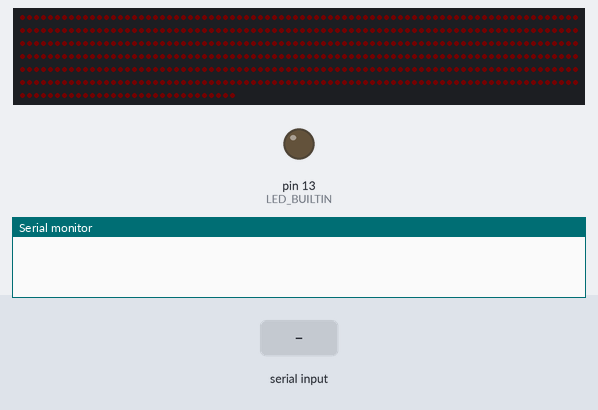
Simulated run of this sketch. Board: Arduino Uno, built with avr-gcc and run on an emulated ATmega328P. Parts: 511 RGB LEDs in strip order, left to right, continuing on the next row, output pins drawn as LEDs (lit = HIGH), the last lines printed to the serial monitor. Inputs (shaded band) come from the test bench. Dim RGB values are drawn brighter than linear.

Above: at 16.34 s.
17.7 s: "1" received over Serial
At 20.4 s:
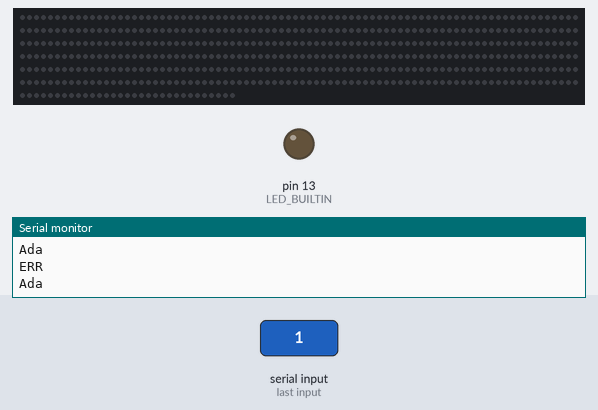
At 23.8 s:
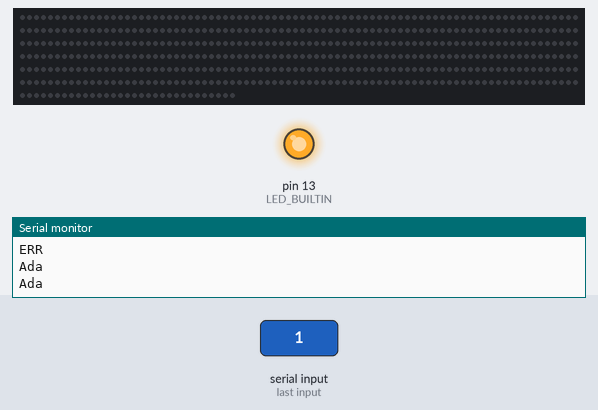
Timing chart, 0 to 26.7 s (numbered marks = the images above; inputs shaded):
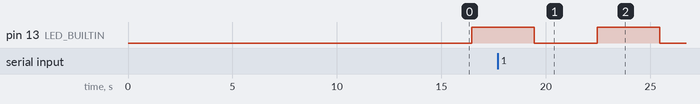

The sketch:

adalight_ambilight_rp2040.ino
```cpp
// (licence header left out)
/********************************* SETTINGS **********************************/
#define NUMBER_OF_LEDS 511               // 511 is the max supported num. leds
#define LED_DATA_PIN 2                   // Set the correct pin here.
/*****************************************************************************/


#include <Adafruit_NeoPixel.h>

Adafruit_NeoPixel strip(NUMBER_OF_LEDS, LED_DATA_PIN, NEO_GRB + NEO_KHZ800);
volatile bool isBufferReady = false;
volatile uint8_t magicWord[] = {'A', 'd', 'a'};
volatile uint8_t hi, lo, chk, i;
uint32_t last_time = 0;
volatile uint16_t howManyLED = 0;
volatile byte r, g, b;
void setup() {
  strip.begin();
  strip.clear();
  strip.show();
  pinMode(LED_BUILTIN, OUTPUT);
  Serial.begin(230400);
  Serial.setTimeout(20);
  //  while (!Serial) {
  //    delay(100);
  //    digitalWrite(LED_BUILTIN, !digitalRead(LED_BUILTIN));
  //  }
  LED_Demo();
}

void loop() {
  int current_time = millis();
  if (isBufferReady) {
    isBufferReady = false;
    strip.show();
  } else {
    if (current_time - last_time >= 3000) {
      // Send ACK packet every second
      Serial.print("Ada\n");
      digitalWrite(LED_BUILTIN, !digitalRead(LED_BUILTIN));
      last_time = current_time;
    }
  }
}

void LED_Demo() {
  uint8_t color_pos = 0;
  uint32_t tempColor;
  uint16_t tempPixel;
  strip.setBrightness(100);
  randomSeed(analogRead(0));
  for (uint32_t i = 0; i < NUMBER_OF_LEDS; i++) {
    strip.setPixelColor(i, colorWheel(color_pos));
    strip.show();
    color_pos += 256 / NUMBER_OF_LEDS;
    delayMicroseconds(1500000 / NUMBER_OF_LEDS);
  }
  for (int i = 100; i >= 0; i--) {
    strip.setBrightness(i);
    strip.show();
    delay(20);
  }
  strip.setBrightness(100);
  strip.clear();
  strip.show();
}

void serialEvent() {
  i = 0;
  while (Serial.available()) {
    if (magicWord[i] == (uint8_t)Serial.read()) {
      i++;
      Serial.println("ACKRX");
      if (i == 3) {
        // Magic packet matched, now buf the header
        // ref: https://www.partsnotincluded.com/visualizing-adalight-header-information/

        Serial.println("ACKOK");
        while (!Serial.available()) ;;
        hi = Serial.read();
        while (!Serial.available()) ;;
        lo = Serial.read();
        while (!Serial.available()) ;;
        chk = Serial.read();
        Serial.println("HEDOK");
        // Verify Checksum
        if (chk != (hi ^ lo ^ 0x55)) {
          break;
        }
        // Extract metadata from header
        howManyLED = ((hi << 8) + lo + 1);
        Serial.println("CHKOK");
        Serial.print("NUMLED:"); Serial.println(howManyLED);
        for (uint16_t i = 0; i < NUMBER_OF_LEDS; i++) {
          byte r, g, b;
          if (i < howManyLED) {
            Serial.print("LED:"); Serial.println(i);
            while (!Serial.available());
            r = Serial.read();
            while (!Serial.available());
            g = Serial.read();
            while (!Serial.available());
            b = Serial.read();
            strip.setPixelColor(i, r, g, b);
          } else {
            strip.setPixelColor(i, 0, 0, 0);
          }
        }
        isBufferReady = true;
        Serial.println("ALLOK");
        Serial.flush();
      }
    } else {
      Serial.println("ERR");
      //      strip.clear();
      //      strip.show();
      Serial.flush();
      break;
    }
  }
}

uint32_t colorWheel(byte WheelPos) {
  WheelPos = 255 - WheelPos;
  if (WheelPos < 85) {
    return strip.Color(255 - WheelPos * 3, 0, WheelPos * 3);
  }
  if (WheelPos < 170) {
    WheelPos -= 85;
    return strip.Color(0, WheelPos * 3, 255 - WheelPos * 3);
  }
  WheelPos -= 170;
  return strip.Color(WheelPos * 3, 255 - WheelPos * 3, 0);
}
```
